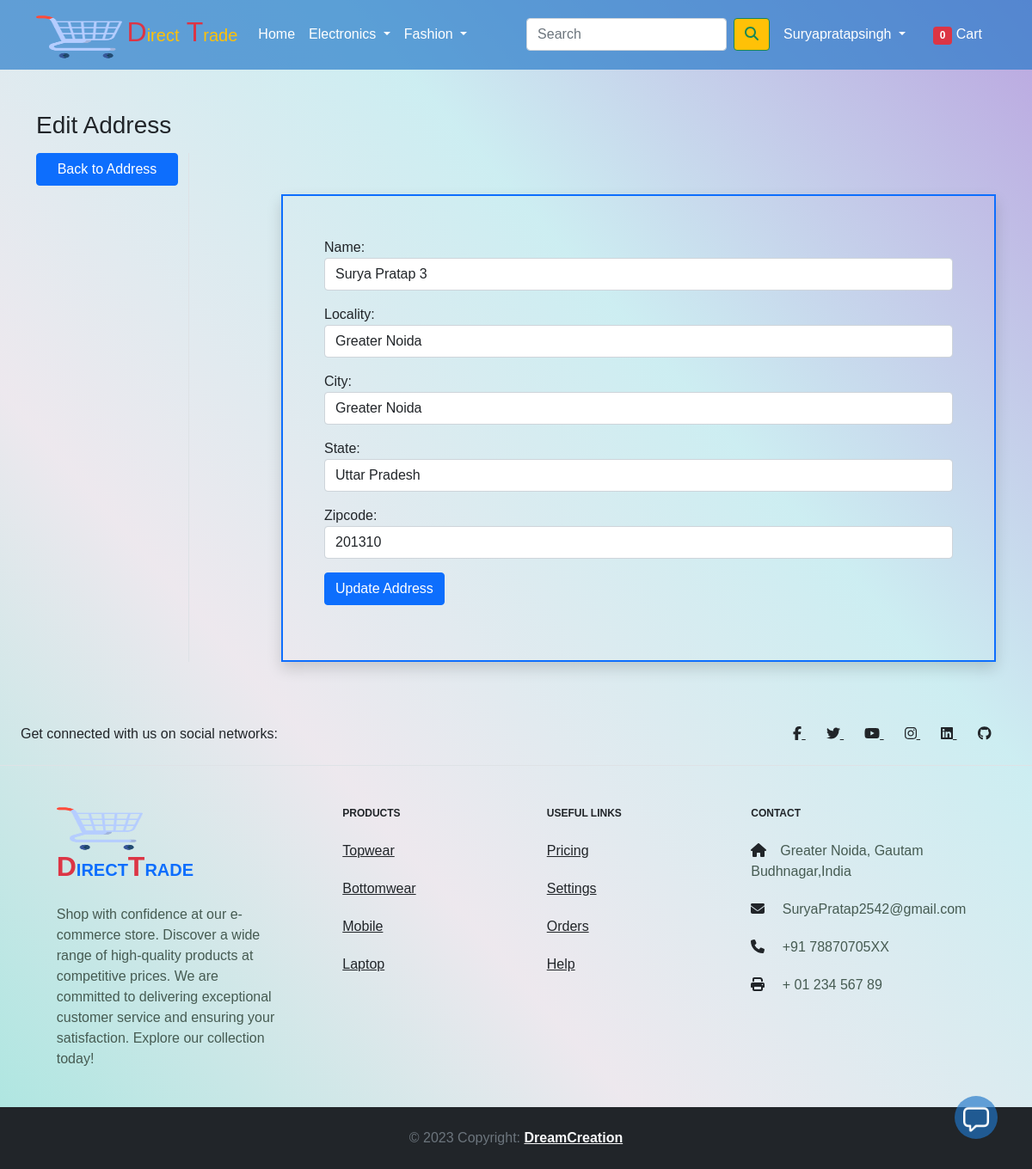
/edit_address/13/ (signed in), run on the app's committed database.
### app/models.py (models this page shows, shortened)
class Customer(models.Model):
    user=models.ForeignKey(User,on_delete=models.CASCADE)
    name=models.CharField(max_length=200)
    locality=models.CharField(max_length=200)
    city=models.CharField(max_length=50)
    zipcode=models.IntegerField()
    state=models.CharField(choices=STATE_CHOICES,max_length=50)

### app/views.py (the view, shortened to what this page needs)
# urls.py: path('edit_address/<int:address_id>/', editAddress.as_view(), name='edit_address'),
@method_decorator(login_required, name='dispatch')
class editAddress(View):
    def get(self, request, address_id):
        address = get_object_or_404(Customer, user=request.user, id=address_id)
        form = CustomerProfileForm(instance=address)
        return render(request, 'app/edit_address.html', {'form': form, 'address': address})

### app/forms.py
class CustomerProfileForm(forms.ModelForm):
    class Meta:
        model=Customer
        fields= ['name','locality','city','state','zipcode']
        widgets={
            'name':forms.TextInput(attrs={'class':'form-control'}),
            'locality':forms.TextInput(attrs={'class':'form-control'}),
            'city':forms.TextInput(attrs={'class':'form-control'}),
            'state':forms.Select(attrs={'class':'form-control'}),
            'zipcode':forms.NumberInput(attrs={'class':'form-control'})
        }

### app/context_processors.py (called while the page is built)
def cart_count(request):
    if request.user.is_authenticated:
        cart_count = Cart.objects.filter(user=request.user).count()
    else:
        cart_count = 0
    return {'cart_count': cart_count}

### app/templates/app/edit_address.html (shortened to what this page needs)
{% extends 'app/base.html' %}
{% load static %}
{% block main-content %}
<div class="container my-5">
  <div class="row">
    <h3 class="mb-3">Edit Address</h3>
    <div class="col-sm-2 border-end">
        <ul class="list-unstyled">
            <li class="d-grid"><a href="{% url 'address' %}" class=" btn btn-primary">Back to Address</a></li>
        </ul>
    </div>
    <div class="col-sm-9 offset-sm-1 mt-5">
      <form action="" method="post" novalidate class="shadow p-5 border border-primary border-2">
        {% for fm in form %}
        <div class="form-group mb-3">
          {{ fm.label_tag }} {{ fm }}
        </div>
        {% endfor %}
        <div class="col-12 mt-3">
          <button type="submit" class="btn btn-primary mb-3">Update Address</button>
        </div>
      </form>
    </div>
  </div>
</div>
{% endblock main-content %}

### app/templates/app/base.html (shortened to what this page needs)
<!doctype html>
{% load static %}
<html lang="en">
<head>
  <link href="https://cdn.jsdelivr.net/npm/bootstrap@5.0.0-beta1/dist/css/bootstrap.min.css" rel="stylesheet"
>
  <link rel="stylesheet" href="{% static 'app/css/owl.carousel.min.css' %}">
  <link rel="stylesheet" href="{% static 'app/css/all.min.css' %}">
  <link rel="stylesheet" href="{% static 'app/css/style.css' %}">
  <link rel="stylesheet" href="{% static 'app/css/card.css' %}">
  <link rel="stylesheet" href="{% static 'app/css/chat.css' %}">
</head>
<body>
  <nav class="navbar navbar-expand-lg ">
    <div class="container">
      <a class="navbar-brand text-warning" href="/"> <img src="{% static 'app/images/shopping-cart.png' %}" width="100"
          height="50" margin-left="-30px" class="logo" alt="">
        <span class="text-danger fs-2">D</span>irect<span class="text-danger fs-2"> T</span>rade</a>
      <div class="collapse navbar-collapse" id="navbarSupportedContent">
        <ul class="navbar-nav me-auto mb-2 mb-lg-0">
          <li class="nav-item">
            <a class="nav-link active text-white" aria-current="page" href="/">Home</a>
          </li>
          <li class="nav-item dropdown">
            <a class="nav-link dropdown-toggle text-white" href="#" id="electronicsDropdown" role="button"
              data-bs-toggle="dropdown" aria-expanded="false">
              Electronics
            </a>
          </li>
          <li class="nav-item dropdown">
            <a class="nav-link dropdown-toggle text-white" href="#" id="fashionDropdown" role="button"
              data-bs-toggle="dropdown" aria-expanded="false">
              Fashion
            </a>
          </li>
        </ul>
        <form class="d-flex" action="{% url 'search_results' %}" method="GET">
          <input class="form-control me-2" type="search" placeholder="Search" aria-label="Search" name="q">
          <button class="btn btn-warning btn-outline-success" type="submit"> <i class="fas fa-search"></i></button>
        </form>
        <div>
          <ul class="navbar-nav me-auto mb-2 mb-lg-0">
            {% if request.user.is_authenticated %}
            <li class="nav-item dropdown mx-2">
              <a class="nav-link dropdown-toggle text-white" href="#" id="profileDropdown" role="button"
                data-bs-toggle="dropdown" aria-expanded="false">
                <span class="text-capitalize">{{request.user.username|capfirst}}</span>
              </a>
            </li>
            <li class="nav-item mx-2">
              <a href="{% url 'showcart' %}" class="nav-link text-white">
                  <span class="badge bg-danger">{{ cart_count }}</span>
                  Cart
              </a>
            </li>
            {% endif %}
          </ul>
        </div>
      </div>
    </div>
  </nav>
  {% block main-content %} {% endblock main-content %}
  <footer class="text-center text-lg-start bgc text-muted">
    <section class="d-flex justify-content-center justify-content-lg-between p-4 border-bottom text-dark">
      <div class="me-5 d-none d-lg-block">
        <span>Get connected with us on social networks:</span>
      </div>
      <div>
        <a href="https://www.facebook.com/profile.php?id=100029290171764" class="me-4 text-dark">
          <i class="fab fa-facebook-f"></i>
        </a>
        <a href="https://twitter.com/suryapratp788" class="me-4 text-reset">
          <i class="fab fa-twitter"></i>
        </a>
        <a href="https://www.youtube.com/c/DreamPoint" class="me-4 text-reset">
          <i class="fab fa-youtube"></i>
        </a>
        <a href="https://www.instagram.com/suryapratap6473/" class="me-4 text-reset">
          <i class="fab fa-instagram"></i>
        </a>
        <a href="https://www.linkedin.com/in/surya-pratap-singh-288bb4132/" class="me-4 text-reset">
          <i class="fab fa-linkedin"></i>
        </a>
        <a href="https://github.com/SuryaPratap2542" class="me-4 text-reset">
          <i class="fab fa-github"></i>
        </a>
      </div>
    </section>
    <section class="text-dark">
      <div class="container text-center text-md-start mt-5">
        <div class="row mt-3">
          <div class="col-md-3 col-lg-4 col-xl-3 mx-auto mb-4">
            <h6 class="text-uppercase fw-bold mb-4 text-dark">
              <img src="{% static 'app/images/shopping-cart.png' %}" width="100" height="50" margin-left="-30px"
                class="logo" alt="">
              <a class="navbar-brand" href="/"><span class="text-danger fs-2">D</span>irect<span
                  class="text-danger fs-2">T</span>rade</a>
            </h6>
            <p>
              Shop with confidence at our e-commerce store. Discover a wide range of high-quality products at
              competitive prices. We are committed to delivering exceptional customer service and ensuring your
              satisfaction. Explore our collection today!
            </p>
          </div>
          <div class="col-md-2 col-lg-2 col-xl-2 mx-auto mb-4 text-dark">
            <h6 class="text-uppercase fw-bold mb-4">
              Products
            </h6>
            <p>
              <a href="{% url 'topwear' %}" class="text-dark">Topwear</a>
            </p>
            <p>
              <a href="{% url 'bottomwear' %}" class="text-dark">Bottomwear</a>
            </p>
            <p>
              <a href="{% url 'mobile' %}" class="text-dark">Mobile</a>
            </p>
            <p>
              <a href="{% url 'laptop' %}" class="text-dark">Laptop</a>
            </p>
          </div>
          <div class="col-md-3 col-lg-2 col-xl-2 mx-auto mb-4">
            <h6 class="text-uppercase fw-bold mb-4">
              Useful links
            </h6>
            <p>
              <a href="#!" class="text-dark">Pricing</a>
            </p>
            <p>
              <a href="#!" class="text-dark">Settings</a>
            </p>
            <p>
              <a href="#!" class="text-dark">Orders</a>
            </p>
            <p>
              <a href="#!" class="text-dark">Help</a>
            </p>
          </div>
          <div class="col-md-4 col-lg-3 col-xl-3 mx-auto mb-md-0 mb-4 ">
            <h6 class="text-uppercase fw-bold mb-4 text-dark">Contact</h6>
            <p><i class="fas fa-home me-3 text-dark"></i>Greater Noida, Gautam Budhnagar,India</p>
            <p>
              <i class="fas fa-envelope me-3 text-dark"></i>
              SuryaPratap2542@gmail.com
            </p>
            <p><i class="fas fa-phone me-3 text-dark"></i> +91 78870705XX</p>
            <p><i class="fas fa-print me-3 text-dark"></i> + 01 234 567 89</p>
          </div>
        </div>
      </div>
    </section>
    <div class="text-center p-4 bg-dark">
      © 2023 Copyright:
      <a class=" text-light fw-bold" href="https://mdbootstrap.com/">DreamCreation</a>
    </div>
  </footer>
  <div id="chat-section" class="chat">
    <button class="chatbot-toggler">
        <span><img src="{% static 'app/images/message.png' %}" alt="" srcset=""></span>
    </button>
  </div>
</body>
</html>

### app/static/app/css/style.css (style rules this page uses)
body { background: linear-gradient(to top right, #aae6e0,#e9e3ead0,#c0e9eecb,#a98fd8cc); }
nav { background: #2077c8a8; }
* { margin: 0; padding: 0; box-sizing: border-box; font-family: 'Spartan', sans-serif; }
h6 { font-weight: 50px; font-size: 12px; }
p { font-size: 16px; color: #465b52; margin: 15px 0 20px 0; }

### app/static/app/css/chat.css (style rules this page uses)
.chatbot-toggler { position: fixed; right: 40px; bottom: 35px; height: 50px; width: 50px; color: #fff; border: none; display: flex; align-items: center; justify-content: center; outline: none; cursor: pointer; background:#2077c8a8 ; border-radius: 50%; transition: all 0.2s ease; z-index: 9999; }
.chatbot-toggler span { position: absolute; }

### data on the page
Customer: form "Surya Pratap 3" "Greater Noida" "Greater Noida" "Uttar Pradesh" "201310"

### other printed values
{{ request.user.username|capfirst }} "Suryapratapsingh"
{{ cart_count }} "0"
{{ fm.label_tag }} "Name:" "Locality:" "City:" "State:" "Zipcode:"
